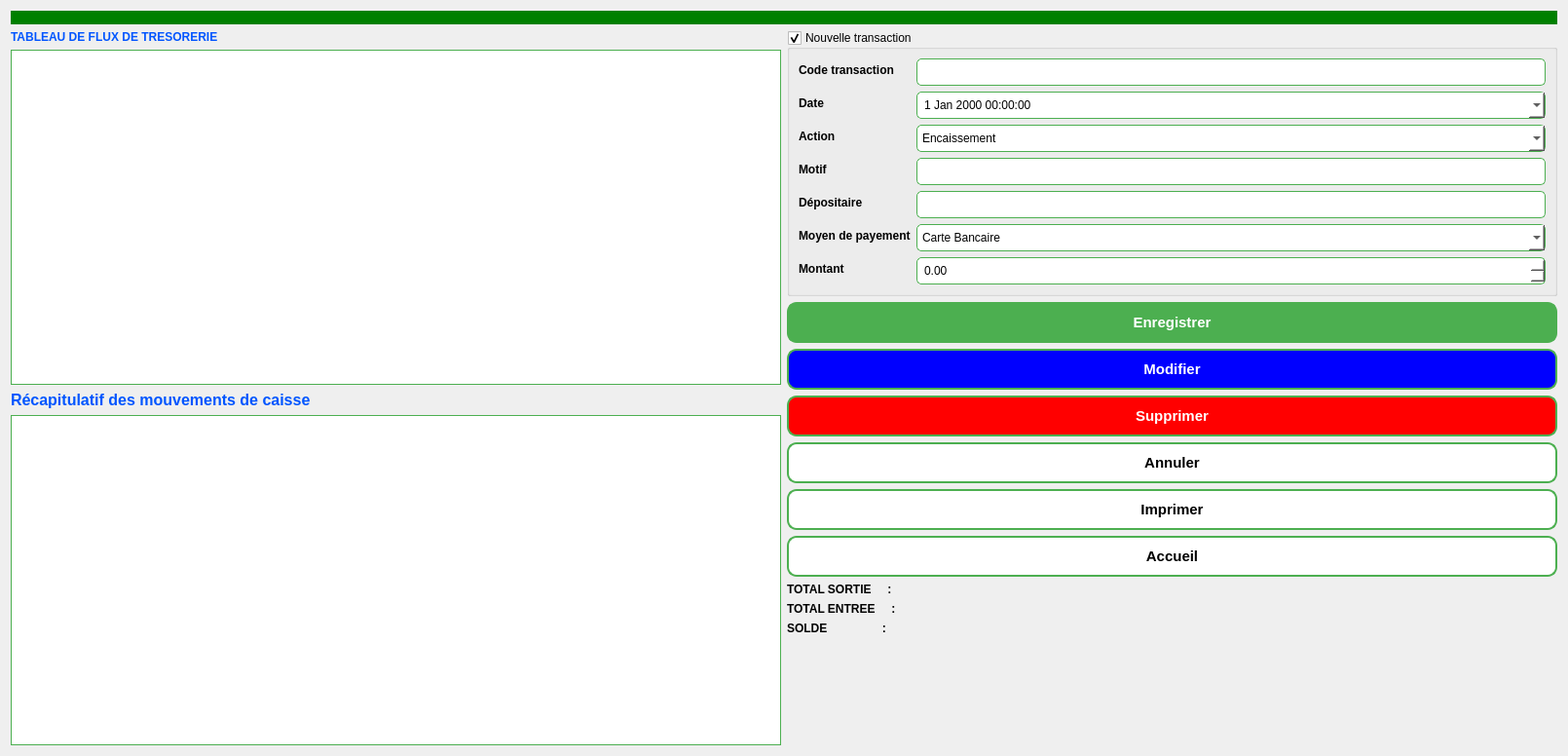
<?xml version="1.0" encoding="UTF-8"?>
<ui version="4.0">
 <class>Compta</class>
 <widget class="QWidget" name="Compta">
  <property name="geometry">
   <rect>
    <x>0</x>
    <y>0</y>
    <width>1610</width>
    <height>776</height>
   </rect>
  </property>
  <property name="windowTitle">
   <string>PharmaStock - Trésorerie</string>
  </property>
  <property name="windowIcon">
   <iconset resource="images.qrc">
    <normaloff>:/images/comptabilite.png</normaloff>:/images/comptabilite.png</iconset>
  </property>
  <property name="styleSheet">
   <string notr="true">/* Style pour les QPushButton */
QPushButton {
    background-color: #4CAF50;  /* Vert */
    color: white;
    border: 2px solid #4CAF50;
    border-radius: 10px;
    padding: 10px;
	font-weight: bold;
	font-size: 15px
}

QPushButton:hover {
    background-color: #45a049;  /* Vert plus foncé */
}

QPushButton:pressed {
    background-color: #388E3C;  /* Vert encore plus foncé */
}

/* Style pour les QLineEdit */
QLineEdit {
    background-color: white;
    border: 1px solid #4CAF50;
    padding: 5px;
    border-radius: 5px;
    color: black;
}

/* Style pour les QDateEdit */
QDateTimeEdit {
    background-color: white;
    border: 1px solid #4CAF50;
    padding: 5px;
    border-radius: 5px;
    color: black;
}

QComboBox{
 background-color: white;
    border: 1px solid #4CAF50;
    padding: 5px;
    border-radius: 5px;
    color: black;
}

/* Style pour les QSpinBox */
QSpinBox {
    background-color: white;
    border: 1px solid #4CAF50;
    padding: 5px;
    border-radius: 5px;
    color: black;
}

/* Style pour les QDoubleSpinBox */
QDoubleSpinBox {
    background-color: white;
    border: 1px solid #4CAF50;
    padding: 5px;
    border-radius: 5px;
    color: black;
}

/* Style pour le QTableView */
QTableView {
    background-color: white;
    gridline-color: #4CAF50;
    border: 1px solid #4CAF50;
	color:black;

}


/*QTableView::item {
    border: 1px solid #4CAF50;
}*/

QHeaderView::section {
    background-color: rgb(18, 40, 241);
    color: white;
    padding: 4px;
    border: 1px solid #4CAF50;
}

/* Style pour les QLabel */
QLabel {
    color: black;
    font-weight: bold;
}
</string>
  </property>
  <layout class="QGridLayout" name="gridLayout">
   <item row="1" column="1" rowspan="2">
    <layout class="QFormLayout" name="formLayout_7">
     <item row="0" column="0" colspan="2">
      <widget class="QGroupBox" name="formGroupBox_5">
       <property name="title">
        <string>Nouvelle transaction</string>
       </property>
       <property name="flat">
        <bool>false</bool>
       </property>
       <property name="checkable">
        <bool>true</bool>
       </property>
       <property name="checked">
        <bool>true</bool>
       </property>
       <layout class="QFormLayout" name="formLayout_8">
        <item row="0" column="0">
         <widget class="QLabel" name="label_23">
          <property name="text">
           <string>Code transaction</string>
          </property>
         </widget>
        </item>
        <item row="0" column="1">
         <widget class="QLineEdit" name="code_transaction_lineEdit"/>
        </item>
        <item row="1" column="0">
         <widget class="QLabel" name="label_24">
          <property name="text">
           <string>Date</string>
          </property>
         </widget>
        </item>
        <item row="2" column="0">
         <widget class="QLabel" name="label_35">
          <property name="text">
           <string>Action</string>
          </property>
         </widget>
        </item>
        <item row="2" column="1">
         <widget class="QComboBox" name="action_comboBox">
          <item>
           <property name="text">
            <string>Encaissement</string>
           </property>
          </item>
          <item>
           <property name="text">
            <string>Décaissement</string>
           </property>
          </item>
         </widget>
        </item>
        <item row="3" column="0">
         <widget class="QLabel" name="label_36">
          <property name="text">
           <string>Motif</string>
          </property>
         </widget>
        </item>
        <item row="3" column="1">
         <widget class="QLineEdit" name="motif_lineEdit"/>
        </item>
        <item row="4" column="0">
         <widget class="QLabel" name="label_37">
          <property name="text">
           <string>Dépositaire</string>
          </property>
         </widget>
        </item>
        <item row="4" column="1">
         <widget class="QLineEdit" name="Depositaire_lineEdit"/>
        </item>
        <item row="5" column="1">
         <widget class="QComboBox" name="moyen_payement_comboBox">
          <item>
           <property name="text">
            <string>Carte Bancaire</string>
           </property>
          </item>
          <item>
           <property name="text">
            <string>Espèces</string>
           </property>
          </item>
          <item>
           <property name="text">
            <string>Chèque</string>
           </property>
          </item>
          <item>
           <property name="text">
            <string>Débiteurs</string>
           </property>
          </item>
          <item>
           <property name="text">
            <string>Autres</string>
           </property>
          </item>
         </widget>
        </item>
        <item row="6" column="0">
         <widget class="QLabel" name="label_38">
          <property name="text">
           <string>Montant</string>
          </property>
         </widget>
        </item>
        <item row="6" column="1">
         <widget class="QDoubleSpinBox" name="montant_doubleSpinBox">
          <property name="maximum">
           <double>999999999999.989990234375000</double>
          </property>
         </widget>
        </item>
        <item row="5" column="0">
         <widget class="QLabel" name="label_39">
          <property name="text">
           <string>Moyen de payement</string>
          </property>
         </widget>
        </item>
        <item row="1" column="1">
         <widget class="QDateTimeEdit" name="dateTimeEdit">
          <property name="calendarPopup">
           <bool>true</bool>
          </property>
         </widget>
        </item>
       </layout>
      </widget>
     </item>
     <item row="1" column="0" colspan="2">
      <widget class="QPushButton" name="enregistrer_pushButton_4">
       <property name="styleSheet">
        <string notr="true"/>
       </property>
       <property name="text">
        <string>Enregistrer</string>
       </property>
       <property name="icon">
        <iconset>
         <normaloff>:/image projet/ajouter.jpeg</normaloff>:/image projet/ajouter.jpeg</iconset>
       </property>
      </widget>
     </item>
     <item row="2" column="0" colspan="2">
      <widget class="QPushButton" name="modifier_pushButton_4">
       <property name="styleSheet">
        <string notr="true">background-color:blue;</string>
       </property>
       <property name="text">
        <string>Modifier</string>
       </property>
      </widget>
     </item>
     <item row="4" column="0" colspan="2">
      <widget class="QPushButton" name="supprimer_pushButton_4">
       <property name="styleSheet">
        <string notr="true">background-color:red;</string>
       </property>
       <property name="text">
        <string>Supprimer</string>
       </property>
       <property name="icon">
        <iconset>
         <normaloff>:/image projet/supprimer.jpeg</normaloff>:/image projet/supprimer.jpeg</iconset>
       </property>
       <property name="iconSize">
        <size>
         <width>20</width>
         <height>20</height>
        </size>
       </property>
      </widget>
     </item>
     <item row="5" column="0" colspan="2">
      <widget class="QPushButton" name="annuler_pushButton_4">
       <property name="styleSheet">
        <string notr="true">background-color:white;
color: black;</string>
       </property>
       <property name="text">
        <string>Annuler</string>
       </property>
      </widget>
     </item>
     <item row="6" column="0" colspan="2">
      <widget class="QPushButton" name="pushButton_6">
       <property name="styleSheet">
        <string notr="true">background-color:white;
color: black;</string>
       </property>
       <property name="text">
        <string>Imprimer</string>
       </property>
      </widget>
     </item>
     <item row="7" column="0" colspan="2">
      <widget class="QPushButton" name="editer_facture_pushButton_5">
       <property name="styleSheet">
        <string notr="true">background-color:white;
color: black;</string>
       </property>
       <property name="text">
        <string>Accueil</string>
       </property>
      </widget>
     </item>
     <item row="8" column="0">
      <widget class="QLabel" name="label_40">
       <property name="text">
        <string>TOTAL SORTIE     :</string>
       </property>
      </widget>
     </item>
     <item row="8" column="1">
      <widget class="QLabel" name="sortie_label">
       <property name="styleSheet">
        <string notr="true">color: red;</string>
       </property>
       <property name="text">
        <string/>
       </property>
      </widget>
     </item>
     <item row="9" column="0">
      <widget class="QLabel" name="label_42">
       <property name="text">
        <string>TOTAL ENTREE     :</string>
       </property>
      </widget>
     </item>
     <item row="9" column="1">
      <widget class="QLabel" name="entree_label">
       <property name="styleSheet">
        <string notr="true">color: #4CAF50;</string>
       </property>
       <property name="text">
        <string/>
       </property>
      </widget>
     </item>
     <item row="10" column="0">
      <widget class="QLabel" name="label_41">
       <property name="text">
        <string>SOLDE                 :</string>
       </property>
      </widget>
     </item>
     <item row="10" column="1">
      <widget class="QLabel" name="solde_label">
       <property name="styleSheet">
        <string notr="true">color: blue;</string>
       </property>
       <property name="text">
        <string/>
       </property>
      </widget>
     </item>
    </layout>
   </item>
   <item row="0" column="0" colspan="2">
    <widget class="QLabel" name="label_43">
     <property name="styleSheet">
      <string notr="true">background-color:green;</string>
     </property>
     <property name="text">
      <string/>
     </property>
    </widget>
   </item>
   <item row="2" column="0">
    <layout class="QVBoxLayout" name="verticalLayout_8">
     <item>
      <widget class="QLabel" name="label_4">
       <property name="text">
        <string>&lt;html&gt;&lt;head/&gt;&lt;body&gt;&lt;p&gt;&lt;span style=&quot; font-size:12pt; font-weight:600; color:#0055ff;&quot;&gt;Récapitulatif des mouvements de caisse &lt;/span&gt;&lt;/p&gt;&lt;/body&gt;&lt;/html&gt;</string>
       </property>
      </widget>
     </item>
     <item>
      <widget class="QTableView" name="tableView_8">
       <property name="textElideMode">
        <enum>Qt::ElideRight</enum>
       </property>
       <property name="gridStyle">
        <enum>Qt::SolidLine</enum>
       </property>
      </widget>
     </item>
    </layout>
   </item>
   <item row="1" column="0">
    <layout class="QVBoxLayout" name="verticalLayout_7">
     <item>
      <widget class="QLabel" name="label_3">
       <property name="text">
        <string>&lt;html&gt;&lt;head/&gt;&lt;body&gt;&lt;p&gt;&lt;span style=&quot; font-weight:600; color:#0055ff;&quot;&gt;TABLEAU DE FLUX DE TRESORERIE&lt;/span&gt;&lt;/p&gt;&lt;/body&gt;&lt;/html&gt;</string>
       </property>
      </widget>
     </item>
     <item>
      <widget class="QTableView" name="tableView"/>
     </item>
    </layout>
   </item>
  </layout>
 </widget>
 <resources>
  <include location="images.qrc"/>
 </resources>
 <connections/>
</ui>
